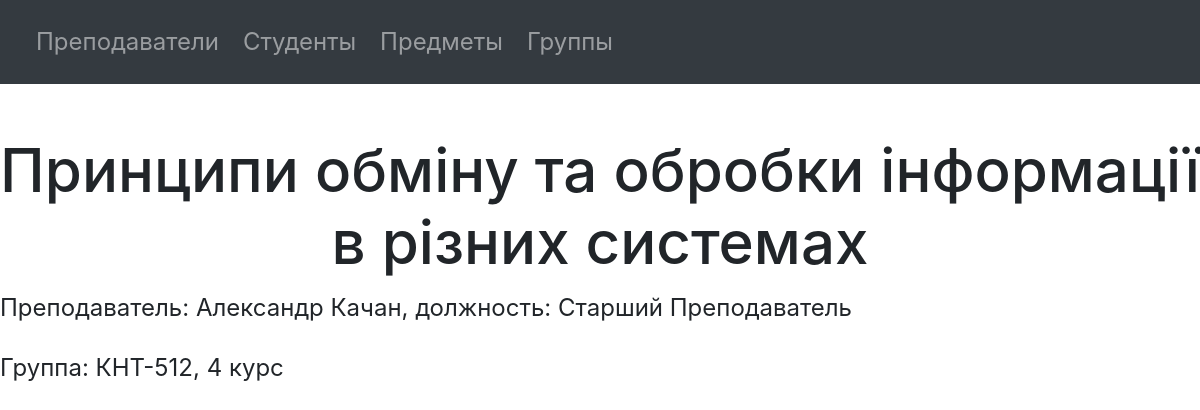
/subject/3/, run on the app's committed database.
### university/models.py (models this page shows, shortened)
class Subject(models.Model):
    title = models.CharField(max_length=80, verbose_name="Название предмета")
    group = models.ForeignKey(to=Group, related_name="subjects", on_delete=models.CASCADE, verbose_name="Группа")
    teacher = models.ForeignKey(to=Teacher, on_delete=models.CASCADE,
                                verbose_name="Преподаватель, который ведет предмет")
    class Meta:
        verbose_name = "Предмет"
        verbose_name_plural = "Предметы"

class Teacher(models.Model):
    first_name = models.CharField(max_length=20, verbose_name="Имя")
    last_name = models.CharField(max_length=20, verbose_name="Фамилия")
    email = models.EmailField(max_length=30, verbose_name="Email преподавателя")
    job_position = models.CharField(max_length=40, choices=JOB_POSITION_CHOICES, verbose_name="Должность")
    class Meta:
        verbose_name = "Преподаватель"
        verbose_name_plural = "Преподаватели"
    def __str__(self):
        return f'{self.first_name} {self.last_name}, должность: {self.job_position}'

class Group(models.Model):
    title = models.CharField(max_length=10, verbose_name="Название группы")
    course = models.IntegerField(choices=COURSE_CHOICES, verbose_name="Курс обучения")
    class Meta:
        verbose_name = "Группа"
        verbose_name_plural = "Группы"
    def __str__(self):
        return f'{self.title}, {self.course} курс'

### university/views.py (the view)
# urls.py: path('subject/<int:subject_id>/', view_subject, name='view_subject'),
def view_subject(request, subject_id):
    subject = Subject.objects.get(id=subject_id)
    context = {
        'subject': subject,
    }
    return render(request, "subject/view_subject.html", context)

### templates/subject/view_subject.html (shortened to what this page needs)
{% include "navigation.html" %}
<!DOCTYPE html>
<html lang="en">
<head>
</head>
<body>
<h1>{{ subject.title }}</h1>
<p>Преподаватель: {{ subject.teacher }}</p>
<p>Группа: {{ subject.group }}</p>
</body>
</html>

### university/static/style.css (style rules this page uses)
* { font-size: 24px; }
h1 { margin-top: 50px; text-align: center; }

### data on the page
Subject: title "Принципи обміну та обробки інформації в різних системах", teacher "Александр Качан, должность: Старший Преподаватель", group "КНТ-512, 4 курс"
